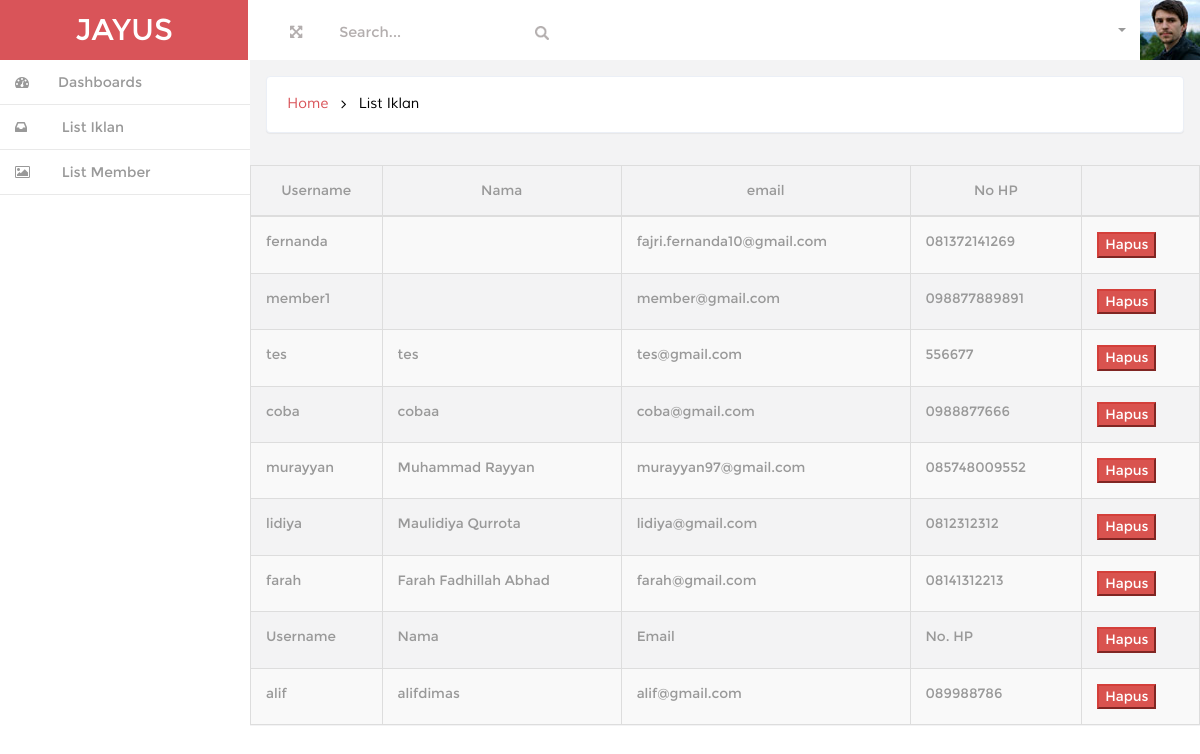
/index.php/admin/listmember, run on the app's committed database.
### tables this page shows
CREATE TABLE `member` (
  `id_member` int(11) NOT NULL,
  `username` varchar(30) NOT NULL,
  `nama` varchar(50) NOT NULL,
  `email` varchar(30) NOT NULL,
  `password` varchar(50) NOT NULL,
  `nohp` varchar(12) NOT NULL,
  `foto` varchar(30) NOT NULL
);

### application/controllers/admin.php (called while the page is built, shortened)
<?php
class Admin extends CI_Controller{
	function __construct(){
		 $this->load->model('m_admin');
	}
	function listmember(){
		$member= $this->m_admin->selectAllMember();
		$this->load->view('v_adminListMember',array('member'=>$member));
	}
}

### index.php (called while the page is built, shortened)
<?php
require_once BASEPATH.'core/CodeIgniter.php';

### application/models/m_admin.php (called while the page is built, shortened)
<?php
class M_admin extends CI_Model{
	function selectAllMember(){
		$data=$this->db->query("SELECT * FROM member");
		return $data->result_array();
	}
}

### application/views/v_adminListMember.php (the view, shortened to what this page needs)
<!DOCTYPE HTML>
<html>
<head>
<link href="<?php echo base_url('assets/css/bootstrap.min.css')?>" rel='stylesheet' type='text/css' />
<link href="<?php echo base_url('assets/css/style2.css')?>" rel='stylesheet' type='text/css' />
<link href="<?php echo base_url('assets/css/font-awesome.css')?>" rel="stylesheet">
<link href="<?php echo base_url('assets/css/custom.css" rel="stylesheet')?>">
</head>
<body>
<div id="wrapper">
<?php
include 'sidebarAdmin.php';
?>
        <div id="page-wrapper" class="gray-bg dashbard-1">
       <div class="content-main">
		    <div class="banner">
				<h2>
				<a href="index.html">Home</a>
				<i class="fa fa-angle-right"></i>
				<span>List Iklan</span>
				</h2>
		    </div>
		<div class="content-top">
		</div>
		<div class="content-mid">
			<div class="row">
					<div class="col-lg-12">
							<div class="table-responsive">
									<table class="table table-bordered table-hover table-striped">
										<thead>
												<tr align="center">
													<td>Username</td>
													<td>Nama</td>
													<td>email</td>
													<td>No HP</td>
													<td>      </td>
												</tr>
											</thead>
											<tbody>
												<?php foreach ($member as $i) {
													echo "
														<tr>
															<td>".$i['username'], "</td>
															<td>".$i['nama'], "</td>
															<td>".$i['email'], "</td>
															<td>".$i['nohp'],"</td>";
													echo"
															<td><a href='".base_url('index.php/admin/hapusmember/'.$i['id_member']),"' onClick=\"return confirm('Hapus Member Ini?')\"\><button class=\"btn-danger\"> Hapus</button></a></td>
															</tr>";
												}
											?>
										</tbody>
									</table>
							</div>
					</div>
			</div>
			<div class="col-md-7 mid-content-top">
		<link href="<?php echo base_url('assets/css/owl.carousel.css')?>" rel="stylesheet">
			</div>
			<div class="clearfix"> </div>
		</div>
		</div>
       </div>
     </div>
</body>
</html>

### assets/css/style2.css (style rules this page uses)
h4, h5, h6, h1, h2, h3 { margin: 0; }
html, body { font-family:'Montserrat-Regular'; font-size: 100%; background:#F3F3F4; overflow-x: hidden; }
body a { transition:0.5s all; -webkit-transition:0.5s all; -moz-transition:0.5s all; -o-transition:0.5s all; -ms-transition:0.5s all; }
div#wrapper { background-color: #fff; }
@media (min-width: 768px) { #page-wrapper { position: inherit; margin: 0 0 0 240px; min-height: 1000px; } }
.content-main { background-color: #F3F3F4; padding-top: 1em; }
.banner { background: #fff; display: block; margin: 0em 1em ; padding:1em; border: 1px solid #ebeff6; border-color: #ebeff6; border-radius: 4px; -webkit-border-radius: 4px; -o-border-radius: 4px; -moz-border-radius: 4px; -ms-border-radius: 4px; -webkit-box-shadow: 0 1px 1px rgba(0,0,0,.05); box-shadow: 0 1px 1px rgba(0,0,0,.05); }
.banner h2 { font-size:0.9em; }
.banner h2 a { color:#D95459; text-decoration:none; font-family: 'Muli-Regular'; padding:0.3em ; }
.banner h2 span { color:#000; font-family: 'Muli-Regular'; padding:0.3em ; }
.banner h2 i { color:#000; vertical-align:middle; padding:0.3em ; }
.content-top { padding: 1em 0; }
.mid-content-top { padding-left: 0; }
.table td, .table>tbody>tr>td, .table>tbody>tr>th, .table>tfoot>tr>td, .table>tfoot>tr>th, .table>thead>tr>td, .table>thead>tr>th { padding: 15px !important; font-size: 0.85em; color: #999; border-top: none !important; }
.table { margin-bottom: 0; }

### assets/css/custom.css (style rules this page uses)
#wrapper { width: 100%; }
#page-wrapper { min-height: 568px; }
@media (min-width:768px) { #page-wrapper { position: inherit; margin: 0 0 0 250px; } }

### data on the page
member: username "fernanda", email "fajri.fernanda10@gmail.com", nohp "081372141269"
member: username "member1", email "member@gmail.com", nohp "098877889891"
member: username "tes", nama "tes", email "tes@gmail.com", nohp "556677"
member: username "coba", nama "cobaa", email "coba@gmail.com", nohp "0988877666"
member: username "murayyan", nama "Muhammad Rayyan", email "murayyan97@gmail.com", nohp "085748009552"
member: username "lidiya", nama "Maulidiya Qurrota", email "lidiya@gmail.com", nohp "0812312312"
member: username "farah", nama "Farah Fadhillah Abhad", email "farah@gmail.com", nohp "08141312213"
member: username "Username", nama "Nama", email "Email", nohp "No. HP"
member: username "alif", nama "alifdimas", email "alif@gmail.com", nohp "089988786"
